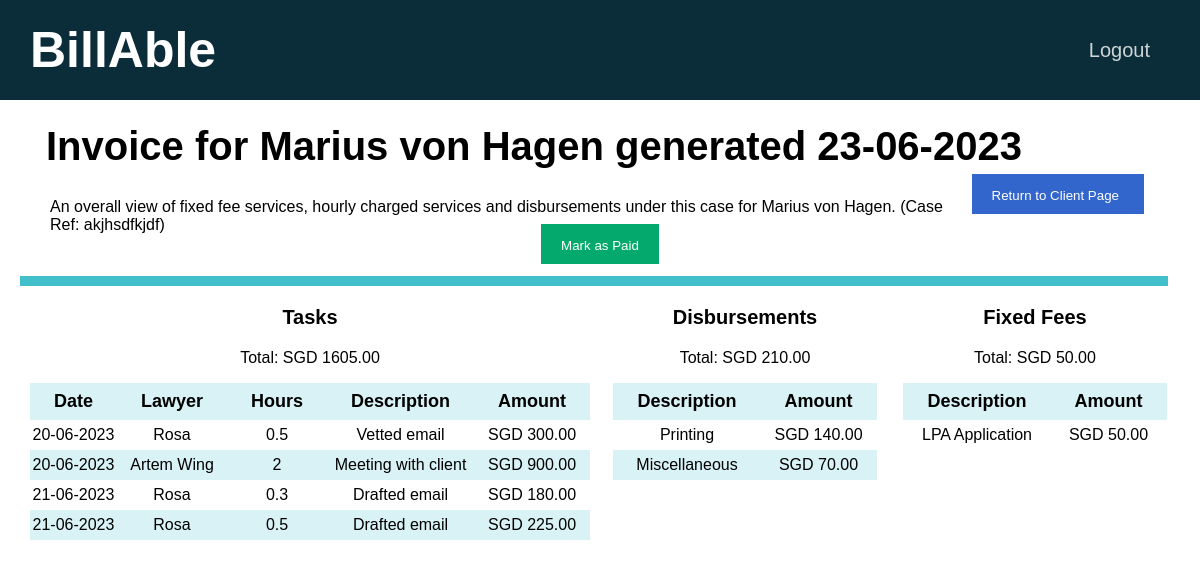
/cases/53 (signed in), run on the app's committed database.
### tables this page shows
CREATE TABLE clients(id INTEGER PRIMARY KEY AUTOINCREMENT NOT NULL, name TEXT NOT NULL, email TEXT NOT NULL, in_progress INTEGER NOT NULL DEFAULT 0, payment_pending INTEGER NOT NULL DEFAULT 0, payment_received INTEGER NOT NULL DEFAULT 0, firm INTEGER NOT NULL DEFAULT 1);

CREATE TABLE timesheets(id INTEGER PRIMARY KEY AUTOINCREMENT NOT NULL, client_id INTEGER NOT NULL, status INTEGER NOT NULL, created DATETIME NOT NULL, firm INTEGER NOT NULL DEFAULT 1, invoice_generated DATETIME, invoice_paid DATETIME, case_ref_no BLOB NOT NULL, FOREIGN KEY (client_id) REFERENCES clients(id), FOREIGN KEY (status) REFERENCES status_list(id));

CREATE TABLE tasks(id INTEGER PRIMARY KEY AUTOINCREMENT NOT NULL, user_id INTEGER NOT NULL, client_id INTEGER NOT NULL, timesheet_id INTEGER NOT NULL, datetime DATETIME NOT NULL, duration NUMERIC NOT NULL, description TEXT NOT NULL, amount NUMERIC NOT NULL, FOREIGN KEY (user_id) REFERENCES users(id), FOREIGN KEY (client_id) REFERENCES clients(id), FOREIGN KEY (timesheet_id) REFERENCES timesheets(id));

CREATE TABLE users (id INTEGER PRIMARY KEY AUTOINCREMENT NOT NULL, name TEXT NOT NULL, email TEXT NOT NULL, hash BLOB NOT NULL, firm INTEGER NOT NULL DEFAULT 1);

CREATE TABLE disbursements (id INTEGER PRIMARY KEY AUTOINCREMENT NOT NULL, timesheet_id INTEGER NOT NULL, description TEXT NOT NULL, amount NUMERIC NOT NULL, FOREIGN KEY (timesheet_id) REFERENCES timesheets(id));

CREATE TABLE fixed_fees (id INTEGER PRIMARY KEY AUTOINCREMENT NOT NULL, description TEXT NOT NULL, amount NUMERIC NOT NULL, firm INTEGER NOT NULL DEFAULT 1);

### app.py (the view)
@app.route("/cases/<id>", methods=["GET"])
@login_required
def timesheet(id):
    connection = sqlite3.connect("database.db")
    connection.row_factory = sqlite3.Row
    cursor = connection.cursor()
    timesheet = cursor.execute("SELECT * FROM timesheets WHERE id = ?", [id]).fetchone()
    client_id = timesheet["client_id"]
    user_id = session["user_id"]
    rel = cursor.execute("SELECT * FROM users_clients WHERE user_id = ? AND client_id = ?", [user_id, client_id]).fetchall()
    if len(rel) != 0:
        client = cursor.execute("SELECT * FROM clients WHERE id = ?", [client_id]).fetchone()
        rows = cursor.execute("SELECT * FROM tasks WHERE timesheet_id = ?", [id]).fetchall()
        tasks_total = cursor.execute("SELECT SUM(amount) FROM tasks WHERE timesheet_id = ?", [id]).fetchone()[0]
        tasks = []
        for row in rows:
            task = {}
            lawyer_info = cursor.execute("SELECT * FROM users WHERE id = ?", [row["user_id"]]).fetchone()
            task["lawyer"] = lawyer_info["name"]
            task["id"] = row["id"]
            task["datetime"] = row["datetime"]
            task["description"] = row["description"]
            task["duration"] = row["duration"]
            task["amount"] = "{:.2f}".format(row["amount"])
            tasks.append(task)
        d_total = cursor.execute("SELECT SUM(amount) FROM disbursements WHERE timesheet_id = ?", [id]).fetchone()[0]
        d_rows = cursor.execute("SELECT * FROM disbursements WHERE timesheet_id = ?", [id]).fetchall()
        disbursements = []
        for d_row in d_rows:
            disbursement = {}
            disbursement["description"] = d_row["description"]
            disbursement["amount"] = "{:.2f}".format(d_row["amount"])
            disbursements.append(disbursement)
        fixed_total = cursor.execute("SELECT SUM(amount) FROM fixed_fee_charges WHERE timesheet_id = ?", [id]).fetchone()[0]
        fixed_rows = cursor.execute("SELECT * FROM fixed_fee_charges WHERE timesheet_id = ?", [id]).fetchall()
        fixed_fees = []
        for fixed_row in fixed_rows:
            fixed_fee = {}
            fee_type = fixed_row["fixed_fee"]
            fixed_fee["description"] = cursor.execute("SELECT * FROM fixed_fees WHERE id = ?", [fee_type]).fetchone()["description"]
            fixed_fee["amount"] = "{:.2f}".format(fixed_row["amount"])
            fixed_fees.append(fixed_fee)
        invoice_total = 0
        formatted_tasks_total = None
        formatted_d_total = None
        formatted_fixed_total = None
        if tasks_total:
            formatted_tasks_total = "{:.2f}".format(tasks_total)
            invoice_total += tasks_total
        if d_total:
            formatted_d_total = "{:.2f}".format(d_total)
            invoice_total += d_total
        if fixed_total:
            formatted_fixed_total = "{:.2f}".format(fixed_total)
            invoice_total += fixed_total
        formatted_invoice_total = "{:.2f}".format(invoice_total)
        connection.close()
        return render_template("timesheet.html", timesheet=timesheet, client=client, tasks=tasks,
                               disbursements=disbursements,
                               fixed_fees=fixed_fees,
                               tasks_total=formatted_tasks_total,
                               d_total=formatted_d_total,
                               fixed_total=formatted_fixed_total,
                               invoice_total=formatted_invoice_total)
    else:
        return redirect(url_for("home"))

### helpers.py (called while the page is built)
def login_required(f):
    @wraps(f)
    def decorated_function(*args, **kwargs):
        if session.get("user_id") is None:
            return redirect("/login")
        return f(*args, **kwargs)
    return decorated_function

### templates/timesheet.html (shortened to what this page needs)
{% extends "layout.html" %}
{% block main %}
    <div class="container page-header" style="font-size: 40px;">
        {% if timesheet["status"] == 1 %}
            <b> Case for {{ client["name"] }} opened {{ timesheet["created"] }} </b>
        {% elif timesheet["status"] == 2 %}
            <b> Invoice for {{ client["name"] }} generated {{ timesheet["invoice_generated"] }} </b>
        {% else %}
            <b> Record of payment by {{ client["name"] }} made {{ timesheet["invoice_paid"] }} </b>
        {% endif %}
        <span style="float: right;">
            <button type="button" class="option-button primarybtn" id="newFixedFeeModalOpen">
                <a href="{{ url_for('client', id=client['id']) }}" class="button-link">
                    Return to Client Page
                </a>
            </button>
        </span>
    </div>
    <p class="tagline">
        An overall view of fixed fee services, hourly charged services and disbursements
        under this case for {{ client["name"] }}. (Case Ref: {{ timesheet["case_ref_no"] }})
    </p>
    {% if timesheet["status"] == 2 %}
        <div class="mark-paid-button">
            <button type="button" class="option-button successbtn" id="markAsPaidModalOpen">
                Mark as Paid
            </button>
        </div>
    {% endif %}
    <hr class="tab-bar">
    <div class="tables-container">
        <div class="tasks">
            <p class="table-title">
                <b>Tasks</b>
            </p>
            <p class="fee">Total: SGD
                {% if tasks_total %}
                    {{ tasks_total }}
                {% else %}
                    0.00
                {% endif %}
            </p>
            {% if tasks %}
                <table class="table">
                    <thead>
                        <tr>
                            <th scope="col">Date</th>
                            <th scope="col">Lawyer</th>
                            <th scope="col">Hours</th>
                            <th scope="col">Description</th>
                            <th scope="col">Amount</th>
                        </tr>
                    </thead>
                    <tbody>
                        {% for task in tasks %}
                            <tr>
                                <td>{{ task["datetime"] }}</td>
                                <td>{{ task["lawyer"] }}</td>
                                <td>{{ task["duration"] }}</td>
                                <td>{{ task["description"] }}</td>
                                <td>SGD {{ task["amount"] }}</td>
                            </tr>
                        {% endfor %}
                    </tbody>
                </table>
            {% else %}
                There are currently no tasks in this timesheet.
            {% endif %}
        </div>
        <div class="disbursements">
            <p class="table-title">
                <b>Disbursements</b>
            </p>
            <p class="fee">Total: SGD
                {% if d_total %}
                    {{ d_total }}
                {% else %}
                    0.00
                {% endif %}
            </p>
            {% if disbursements %}
                <table class="table">
                    <thead>
                        <tr>
                            <th scope="col">Description</th>
                            <th scope="col">Amount</th>
                        </tr>
                    </thead>
                    <tbody>
                        {% for disbursement in disbursements %}
                            <tr>
                                <td>{{ disbursement["description"] }}</td>
                                <td>SGD {{ disbursement["amount"] }}</td>
                            </tr>
                        {% endfor %}
                    </tbody>
                </table>
            {% else %}
                There are currently no disbursements for this invoice.
            {% endif %}
        </div>
        <div class="fixed_fees">
            <p class="table-title">
                <b>Fixed Fees</b>
            </p>
            <p class="fee">Total: SGD
                {% if fixed_total %}
                    {{ fixed_total }}
                {% else %}
                    0.00
                {% endif %}
            </p>
            {% if fixed_fees %}
                <table class="table">
                    <thead>
                        <tr>
                            <th scope="col">Description</th>
                            <th scope="col">Amount</th>
                        </tr>
                    </thead>
                    <tbody>
                        {% for fee in fixed_fees %}
                            <tr>
                                <td>{{ fee["description"] }}</td>
                                <td>SGD {{ fee["amount"] }}</td>
                            </tr>
                        {% endfor %}
                    </tbody>
                </table>
            {% else %}
                There are currently no fixed fees for this invoice.
            {% endif %}
        </div>
    </div>
{% endblock %}

### static/styles.css (style rules this page uses)
body { font-family: Arial, Helvetica, sans-serif; margin: 0; overflow-x: hidden; }
table { margin-left: auto; margin-right: auto; border-collapse: collapse; }
th { font-size: 18px; padding-left: 24px; padding-right: 24px; padding-top: 8px; padding-bottom: 8px; border: none; }
thead th { background-color: #d9f2f5; }
tr { border: none; }
tr:nth-child(even) { background-color: #d9f2f5; }
td { border: none; padding-top: 6px; padding-bottom: 6px; }
button { border: none; }
a { color: #3366cc; text-decoration: none }
.mark-paid-button { margin-bottom: 1%; text-align: center; }
.tasks { float: left; width: 50%; height: 100%; text-align: center; }
.disbursements { float:left; width: 25%; height: 100%; text-align: center; }
.fixed_fees { float:left; width: 25%; height: 100%; text-align: center; }
.page-header { font-size: 40px; line-height: 40px; }
.tagline { margin-left: 30px; height: 10px; }
.table-title { font-size: 20px; text-align: center; }
.option-button { color: white; padding: 14px 20px; height: 40px; margin-left: 10px; margin-right: 10px; cursor: pointer; }
.tab-bar { background-color: #41c0cb; height: 10px; border: none; width: 99%; margin: 0; padding: 0; }
.button-link { color: #fff; margin-right: 5px; }
.successbtn { background-color: #04AA6D; }
.primarybtn { background-color: #3366cc; }
.container { margin: 10px; padding: 16px; align-items: center; }

### data on the page
clients: name "Marius von Hagen"
timesheets: invoice_generated "23-06-2023", case_ref_no "akjhsdfkjdf"
tasks: datetime "20-06-2023", duration "0.5", description "Vetted email"
users: lawyer "Rosa" "Rosa" "Rosa"
tasks: datetime "20-06-2023", description "Meeting with client"
users: lawyer "Artem Wing"
tasks: datetime "21-06-2023", duration "0.3", description "Drafted email"
tasks: datetime "21-06-2023", duration "0.5", description "Drafted email"
disbursements: description "Printing", amount "140.00"
disbursements: description "Miscellaneous", amount "70.00"
fixed_fees: description "LPA Application", amount "50.00"

### other printed values
{{ tasks_total }} "1605.00"
{{ task["amount"] }} "300.00" "900.00" "180.00" "225.00"
{{ task["duration"] }} "2"
{{ d_total }} "210.00"
{{ fixed_total }} "50.00"
